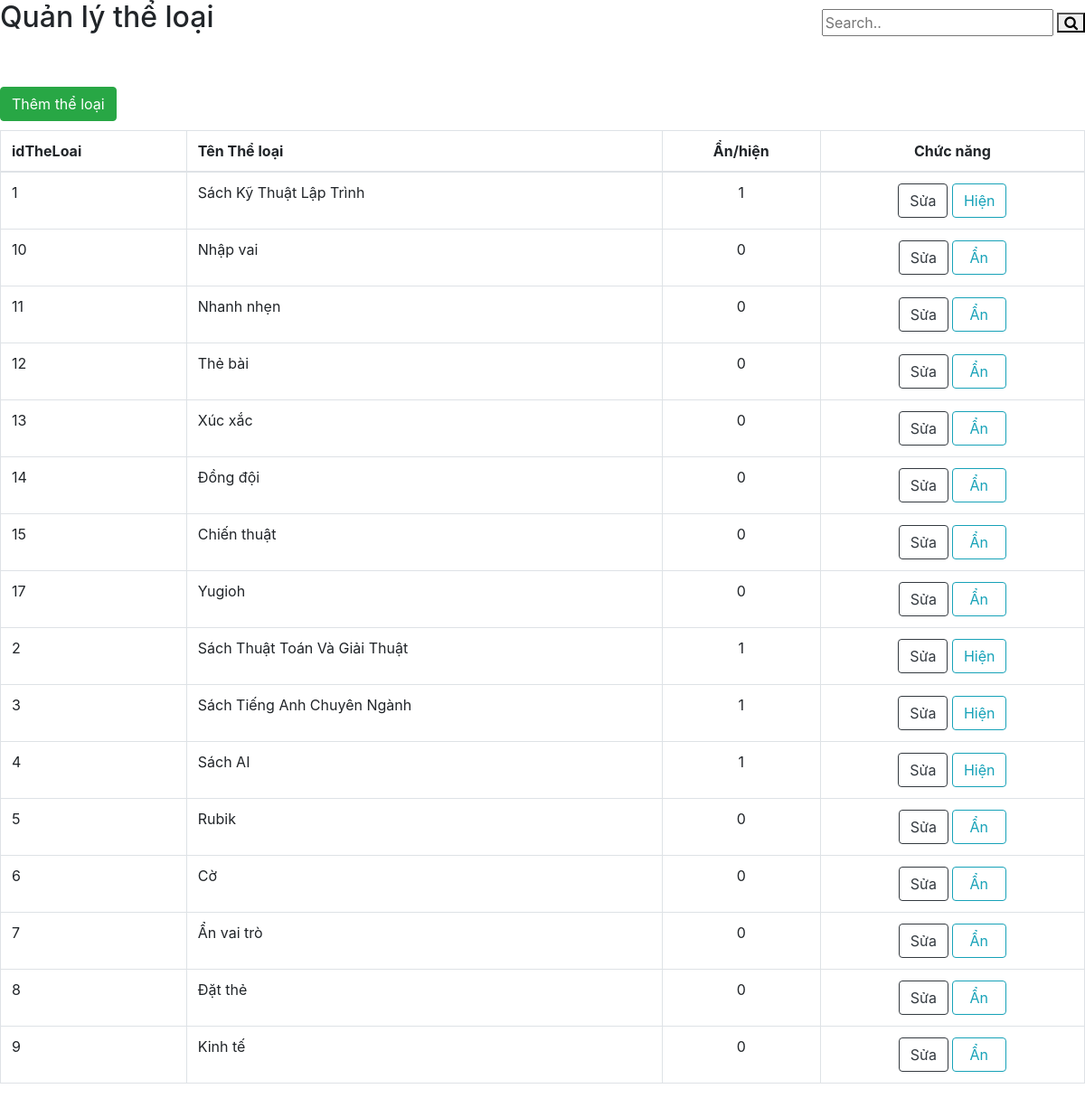
The page /admin/TheLoai.php on the database its author committed.
### tables this page shows
CREATE TABLE `tbltheloai` (
  `idTheLoai` varchar(30) NOT NULL,
  `tenTheLoai` varchar(30) NOT NULL,
  `HienThi` int(11) NOT NULL
);

### admin/TheLoai.php (the view, shortened to what this page needs)
<?php
    include 'scripts.php';
?>
<link rel="stylesheet" href="https://cdnjs.cloudflare.com/ajax/libs/font-awesome/4.7.0/css/font-awesome.min.css">
		<div class="title"><h2>Quản lý thể loại</h2></div>
		<div class="search-container">
    		<form action="code.php" method="post">
      			<input type="text" placeholder="Search.." name="search">
      			<button type="submit" name="btnSearch_TL"><i class="fa fa-search"></i></button>
    		</form>
  		</div>
<button type="button" class="btn btn-success"   style="margin-bottom:10px;" data-toggle="modal" data-target=" <?php echo '#AddModal' ?>">Thêm thể loại</button>
<div class="table-responsive">
<?php
    $connection = mysqli_connect("localhost", "root", "", "webdb");
    $query = "SELECT * FROM tbltheloai";
    $query_run = mysqli_query($connection, $query);
?>
<table class="table table-bordered" id="datatable" width="100%" cellspacing="0">
	<thead>
		<tr>
			<th>idTheLoai</th>
			<th>Tên Thể loại</th>
			<th style="text-align:center;">Ẩn/hiện</th>
			<th style="text-align:center;">Chức năng</th>
		</tr>
	</thead>
	<tbody>
	<?php
        if (mysqli_num_rows($query_run)>0) {
            while ($row = mysqli_fetch_assoc($query_run)) {
                ?>
<form action="code.php"  method="POST">
		<tr>
			<td><?php echo $row['idTheLoai']; ?></td>
			<td><?php echo $row['tenTheLoai']; ?></td>
			<td style="text-align:center;"><?php echo $row['HienThi']; ?></td>
			<td style="text-align:center;">
				<form action=""  method="POST">
					<button type="button" class="btn btn-outline-dark" name="btn_Edit" data-toggle="modal" data-target=" <?php echo '#EditModal'.$row['idTheLoai'].'' ?>">Sửa</button>
                <?php
                    if ( $row['HienThi'] == 0)
                    echo '<form action="code.php"  method="POST">
					    <button type="submit" class="btn btn-outline-info" name="btn_LockTL" style="margin-left: 0px; padding-right: 19px; padding-left: 18px;">Ẩn</button>
				    ';
                    else
                    echo '<form action="code.php"  method="POST">
					    <button type="submit" class="btn btn-outline-info" name="btn_unLockTL">Hiện</button>
			        ';
                ?>
            </td>
		</tr>
</form>
		<?php
            }
        } else {
            echo "Không tìm thấy thể loại";
        }
        ?>
	</tbody>
</table>
</div>

### admin/TheLoai.php (style rules this page uses)
* { box-sizing: border-box; }
.title { float:left; }
.search-container { float:right; margin-top:10px; }

### rows shown on the page
tbltheloai: idTheLoai "1", tenTheLoai "Sách Kỹ Thuật Lập Trình", HienThi "1", shows "Hiện"
tbltheloai: idTheLoai "10", tenTheLoai "Nhập vai", HienThi "0", shows "Ẩn"
tbltheloai: idTheLoai "11", tenTheLoai "Nhanh nhẹn", HienThi "0", shows "Ẩn"
tbltheloai: idTheLoai "12", tenTheLoai "Thẻ bài", HienThi "0", shows "Ẩn"
tbltheloai: idTheLoai "13", tenTheLoai "Xúc xắc", HienThi "0", shows "Ẩn"
tbltheloai: idTheLoai "14", tenTheLoai "Đồng đội", HienThi "0", shows "Ẩn"
tbltheloai: idTheLoai "15", tenTheLoai "Chiến thuật", HienThi "0", shows "Ẩn"
tbltheloai: idTheLoai "17", tenTheLoai "Yugioh", HienThi "0", shows "Ẩn"
tbltheloai: idTheLoai "2", tenTheLoai "Sách Thuật Toán Và Giải Thuật", HienThi "1", shows "Hiện"
tbltheloai: idTheLoai "3", tenTheLoai "Sách Tiếng Anh Chuyên Ngành", HienThi "1", shows "Hiện"
tbltheloai: idTheLoai "4", tenTheLoai "Sách AI", HienThi "1", shows "Hiện"
tbltheloai: idTheLoai "5", tenTheLoai "Rubik", HienThi "0", shows "Ẩn"
tbltheloai: idTheLoai "6", tenTheLoai "Cờ", HienThi "0", shows "Ẩn"
tbltheloai: idTheLoai "7", tenTheLoai "Ẩn vai trò", HienThi "0"
tbltheloai: idTheLoai "8", tenTheLoai "Đặt thẻ", HienThi "0", shows "Ẩn"
tbltheloai: idTheLoai "9", tenTheLoai "Kinh tế", HienThi "0", shows "Ẩn"
